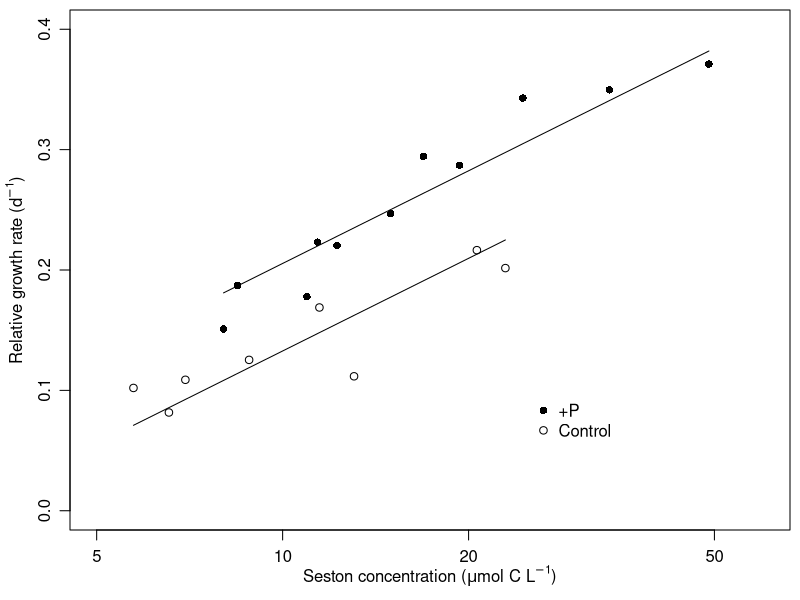

Reproduce this figure in R.



fq<- read.csv("Data/food_quality_and_quantity.csv")
head(fq)


#model with interaction  term.  Wek evidence for interatcion
fqfit<- lm(rgr~log10(conc)*P, data=fq)
summary(fqfit)


#model with no interaction term, we went with this one.  This model assumes constan slope and variable intercept
fqfit_noint<- lm(rgr~log10(conc)+P, data=fq)
summary(fqfit_noint)

params<-coefficients(fqfit_noint)

##what if we ran an anova with these data?
aovfit<-aov(rgr~log10(conc)*P, data=fq)
summary(aovfit)


##make the figure
pdf(file="Figures/rgrplot.pdf", height=3, width = 3.5)

par(mai=c(0.7,0.7,0.1,0.1), mgp=c(2,0.8,0))
plot((fq$conc[fq$P==0]), fq$rgr[fq$P==0], ylim=c(0,0.4), xlim=c(5,60), log='x', 
     xlab=expression(paste("Seston concentration (", mu,"mol C L"^{-1},")")), ylab=expression(paste("Relative growth rate (","d"^{-1},")"))   )
points((fq$conc[fq$P==1]), fq$rgr[fq$P==1], pch=16)
lines((fq$conc[fq$P==0]), log10(10^(params[1]) * fq$conc[fq$P==0]^params[2]) )
lines((fq$conc[fq$P==1]), log10(10^(params[1]+params[3]) * fq$conc[fq$P==1]^params[2]) )

legend(x=25, y=0.1, legend=c("+P", "Control"), pch=c(16,1), bty="n")

dev.off()


